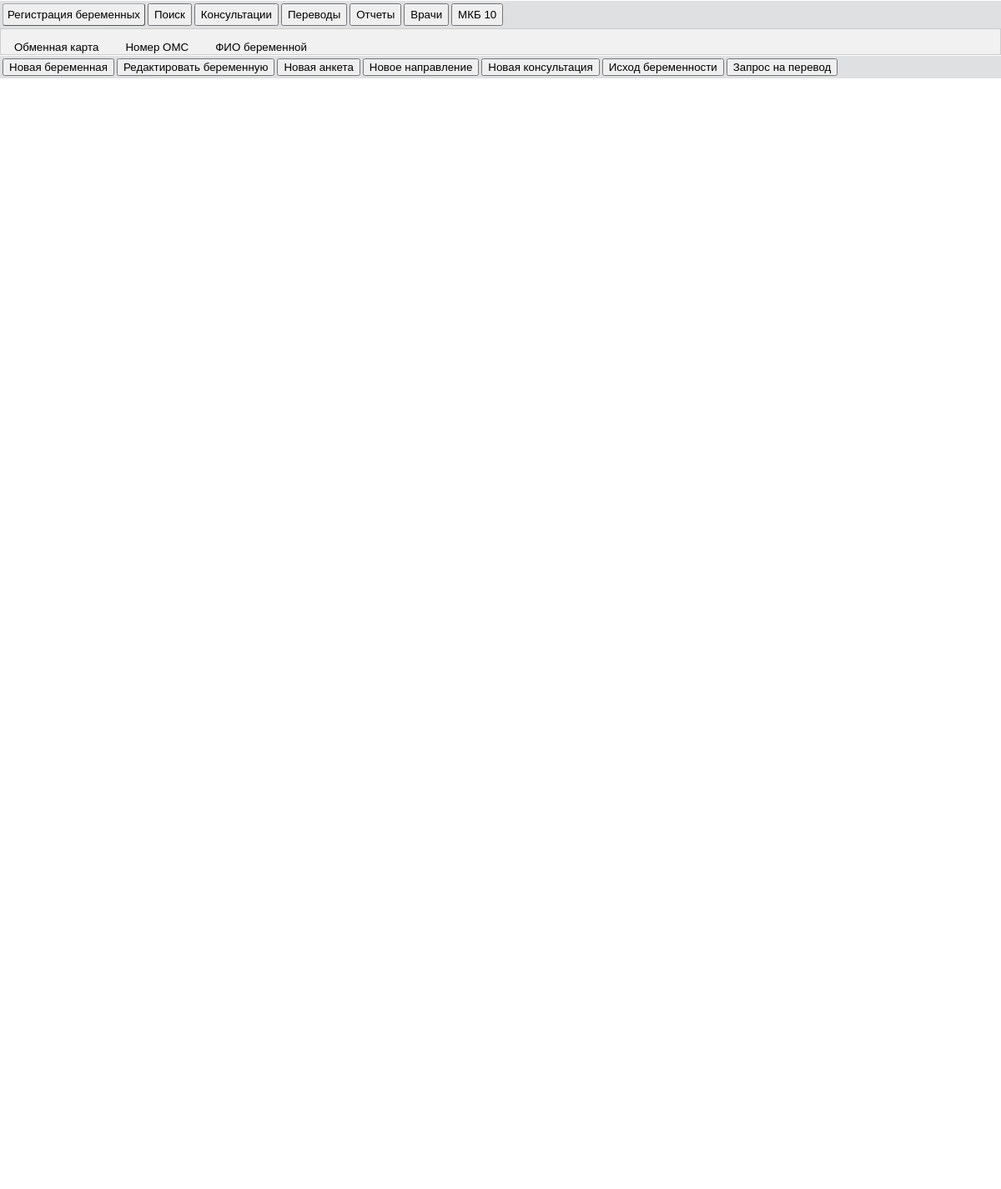
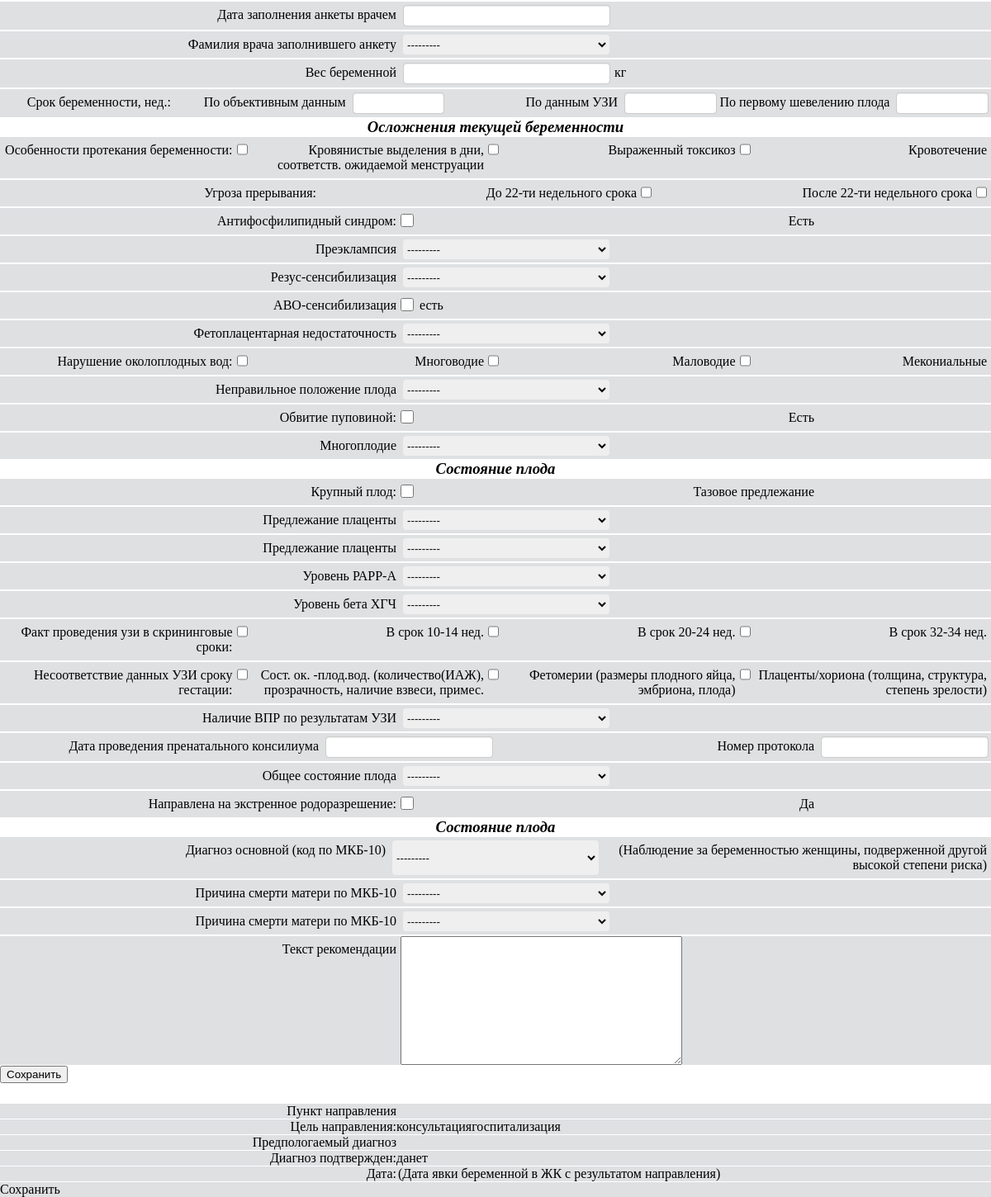
The page / on the database its author committed (2 pictures, top to bottom).
### apps/core/models.py (models this page shows)
class FetoplacentarnayaNedostatochnost(models.Model):
    class Meta:
        verbose_name = 'фетоплацентарная недостаточность'
        verbose_name_plural = 'фетоплацентарная недостаточность'
    nazvanie = models.CharField(verbose_name='Название', max_length=255, null=True, blank=True)
    def __str__(self):
        return self.nazvanie

class NepravilnoePolojeniePloda(models.Model):
    class Meta:
        verbose_name = 'Неправильное положение плода'
        verbose_name_plural = 'Неправильное положение плода'
    nazvanie = models.CharField(verbose_name='Название', max_length=255, null=True, blank=True)
    def __str__(self):
        return self.nazvanie

### apps/core/views.py (the view)
# urls.py: path('', home, name='home'),
def home(request):
    form = BeremennayaFormPart1(label_suffix='')
    beremennaya_vrednie_privichki_form = BeremennayaVredniePrivichki(label_suffix='')
    beremennaya_vrednie_factori_form = BeremennayaVrednieFactori(label_suffix='')
    beremennaya_form = BeremennayaForm(label_suffix='')
    beremennaya_infekcionnie_bolezni_form = BeremennayaInfekcionnieBolezniForm(label_suffix='')
    beremennaya_razmer_taza_form = BeremennayaRazmerTazaForm(label_suffix='')
    beremennaya_zabolevanie_vnut_form = BeremennayaZabolevanieVnutForm(label_suffix='')
    beremennayao_oslojneniya_beremennosti_form = BeremennayaOslojneniyaBeremennostiForm(label_suffix='')
    beremennayao_oslojneniya_rodov_form = BeremennayaOslojneniyaRodovForm(label_suffix='')
    beremennayao_novorojdenniy_plod_form = BeremennayaNovorojdenniyPlodForm(label_suffix='')
    beremennaya_bolezni_endokr_form = BeremennayaBolezniEndokrForm(label_suffix='')
    beremennaya_bolezni_krovi_form = BeremennayaBolezniKroviForm(label_suffix='')
    beremennaya_psih_rastroystva_form = BeremennayaPsihRastroystvaForm(label_suffix='')
    beremennaya_bolezni_ns_form = BeremennayaBolezniNsForm(label_suffix='')
    beremennaya_bolezni_sistemi_krovoob_form = BeremennayaBolezniSistemiKrovoobForm(label_suffix='')
    beremennaya_bolezni_organov_dihaniya_form = BeremennayaBolezniOrganovDihaniyaForm(label_suffix='')
    beremennaya_bolezni_organov_moch_form = BeremennayaBolezniOrganovMochForm(label_suffix='')
    beremennaya_somaticheskie_pokazateli_form = BeremennayaSomaticheskiePokazateliForm(label_suffix='')
    anketa_form = AnketaForm(label_suffix='')
    ishod_form = IshodForm(label_suffix='')
    return render(request, "home.html", {
        'form': form,
        'anketa_form': anketa_form,
        'ishod_form': ishod_form,
        'beremennaya_vrednie_privichki_form': beremennaya_vrednie_privichki_form,
        'beremennaya_vrednie_factori_form': beremennaya_vrednie_factori_form,
        'beremennaya_form': beremennaya_form,
        'beremennaya_infekcionnie_bolezni_form': beremennaya_infekcionnie_bolezni_form,
        'beremennaya_razmer_taza_form': beremennaya_razmer_taza_form,
        'beremennaya_zabolevanie_vnut_form': beremennaya_zabolevanie_vnut_form,
        'beremennayao_oslojneniya_beremennosti_form': beremennayao_oslojneniya_beremennosti_form,
        'beremennayao_oslojneniya_rodov_form': beremennayao_oslojneniya_rodov_form,
        'beremennayao_novorojdenniy_plod_form': beremennayao_novorojdenniy_plod_form,
        'beremennaya_bolezni_endokr_form': beremennaya_bolezni_endokr_form,
        'beremennaya_bolezni_krovi_form': beremennaya_bolezni_krovi_form,
        'beremennaya_psih_rastroystva_form': beremennaya_psih_rastroystva_form,
        'beremennaya_bolezni_ns_form': beremennaya_bolezni_ns_form,
        'beremennaya_bolezni_sistemi_krovoob_form': beremennaya_bolezni_sistemi_krovoob_form,
        'beremennaya_bolezni_organov_dihaniya_form': beremennaya_bolezni_organov_dihaniya_form,
        'beremennaya_bolezni_organov_moch_form': beremennaya_bolezni_organov_moch_form,
        'beremennaya_somaticheskie_pokazateli_form': beremennaya_somaticheskie_pokazateli_form,
        })

### apps/core/templates/home.html (shortened to what this page needs)
{% load static %}
<!DOCTYPE html>
<html lang="ru" style="height: 100%">
<head>
    <link rel="stylesheet" href="{% static 'core/jqwidgets-scripts/jqwidgets/styles/jqx.base.css' %}" type="text/css"/>
    <link rel="stylesheet" href="{% static 'core/jqwidgets-scripts/jqwidgets/styles/jqx.arctic.css' %}"
          type="text/css"/>
    <link rel="stylesheet" href="{% static 'core/style.css' %}">
</head>
<body>
    {% include 'partical/menu.html' %}
    {% include 'beremennya/window_beremennya.html' %}
 <div  style="height: 89%;">  {% include 'beremennya/tabliza_beremennya.html' %}</div>
    {% include 'partical/mkb10/window_mkb10.html' %}
    {% include 'partical/smenaJK/window_smenaJK.html' %}
    {% include 'partical/doctor/window_doktor.html' %}
    {% include 'beremennya/beremennaya_tabs/anketi/window_anketi.html' %}
    {% include 'beremennya/beremennaya_tabs/napravlenie/window_napravlenie.html' %}
</body>

### apps/core/templates/beremennya/beremennaya_tabs/anketi/window_anketi.html (shortened to what this page needs)
<div class="window_anketi">
    <div style="overflow: hidden" class="tab_anketi">
        <ul>
            <li></li>
        </ul>
        <div class="tab_beremennya_anketi">
            <form class="novaya_beremennaya" action="{% url 'home' %}" method="post">
                <div class="default">
                    {{ anketa_form.data_zapolneniya_anketi_vrachem.label_tag }}
                    {{ anketa_form.data_zapolneniya_anketi_vrachem }}
                </div>
                <div class="default">
                    {{ anketa_form.familiya_vracha.label_tag }}
                    {{ anketa_form.familiya_vracha }}
                </div>
                <div class="default">
                    {{ anketa_form.ves_beremennoy.label_tag }}
                    {{ anketa_form.ves_beremennoy }}
                    <div class="doptext">кг</div>
                </div>
                <div class="default">
                    <div class="text">Срок беременности, нед.:</div>
                    {{ anketa_form.srok_beremennosti_po_obektivnim_dannim.label_tag }}
                    {{ anketa_form.srok_beremennosti_po_obektivnim_dannim }}
                    {{ anketa_form.srok_beremennosti_po_dannim_uzi.label_tag }}
                    {{ anketa_form.srok_beremennosti_po_dannim_uzi }}
                    {{ anketa_form.srok_beremennosti_po_pervomu.label_tag }}
                    {{ anketa_form.srok_beremennosti_po_pervomu }}
                </div>
                <h3>Осложнения текущей беременности</h3>
                <div class="default">
                    <div class="text">Особенности протекания беременности:</div>
                    {{ anketa_form.osobennosti_protekaniya_beremennosti_krovynistie }}
                    {{ anketa_form.osobennosti_protekaniya_beremennosti_krovynistie.label_tag }}
                    {{ anketa_form.osobennosti_protekaniya_beremennosti_virazenniy_toxikoz }}
                    {{ anketa_form.osobennosti_protekaniya_beremennosti_virazenniy_toxikoz.label_tag }}
                    {{ anketa_form.osobennosti_protekaniya_beremennosti_krovotechenie }}
                    {{ anketa_form.osobennosti_protekaniya_beremennosti_krovotechenie.label_tag }}
                </div>
                <div class="default">
                    <div class="text">Угроза прерывания:</div>
                    {{ anketa_form.ugroza_prerivaniya_do_22.label_tag }}
                    {{ anketa_form.ugroza_prerivaniya_do_22 }}
                    {{ anketa_form.ugroza_prerivaniya_posle_22.label_tag }}
                    {{ anketa_form.ugroza_prerivaniya_posle_22 }}
                </div>
                <div class="default">
                    <div class="text">Антифосфилипидный синдром:</div>
                    {{ anketa_form.antifosfolipidniy_sindrom }}
                    {{ anketa_form.antifosfolipidniy_sindrom.label_tag }}
                </div>
                <div class="default">
                    {{ anketa_form.preeklampsiya.label_tag }}
                    {{ anketa_form.preeklampsiya }}
                </div>
                <div class="default">
                    {{ anketa_form.rezus_sensibilizaciya.label_tag }}
                    {{ anketa_form.rezus_sensibilizaciya }}
                </div>
                <div class="default">
                    {{ anketa_form.abo_sensibilizaciya.label_tag }}
                    {{ anketa_form.abo_sensibilizaciya }}
                    <div class="doptext">есть</div>
                </div>
                <div class="default">
                    {{ anketa_form.fetoplacentarnaya_nedostatochnost.label_tag }}
                    {{ anketa_form.fetoplacentarnaya_nedostatochnost }}
                </div>
                <div class="default">
                    <div class="text">Нарушение околоплодных вод:</div>
                    {{ anketa_form.narushenie_okoplodnih_vod_mnogovodie }}
                    {{ anketa_form.narushenie_okoplodnih_vod_mnogovodie.label_tag }}
                    {{ anketa_form.narushenie_okoplodnih_vod_malovodie }}
                    {{ anketa_form.narushenie_okoplodnih_vod_malovodie.label_tag }}
                    {{ anketa_form.narushenie_okoplodnih_vod_mekonialnie }}
                    {{ anketa_form.narushenie_okoplodnih_vod_mekonialnie.label_tag }}
                </div>
                <div class="default">
                    {{ anketa_form.nepravilnoe_polojenie_ploda.label_tag }}
                    {{ anketa_form.nepravilnoe_polojenie_ploda }}
                </div>
                <div class="default">
                    <div class="text">Обвитие пуповиной:</div>
                    {{ anketa_form.obvitie_pupovini }}
                    {{ anketa_form.obvitie_pupovini.label_tag }}
                </div>
                <div class="default">
                    {{ anketa_form.mnogoplodie.label_tag }}
                    {{ anketa_form.mnogoplodie }}
                </div>
                <h3>Состояние плода</h3>
                <div class="default">
                    <div class="text">Крупный плод:</div>
                    {{ anketa_form.krupniy_plod }}
                    {{ anketa_form.krupniy_plod.label_tag }}
                </div>
                <div class="default">
                    {{ anketa_form.predlejanie_placenti.label_tag }}
                    {{ anketa_form.predlejanie_placenti }}
                </div>
                <div class="default">
                    {{ anketa_form.predlejanie_placenti.label_tag }}
                    {{ anketa_form.predlejanie_placenti }}
                </div>
                <div class="default">
                    {{ anketa_form.uroven_papp_a.label_tag }}
                    {{ anketa_form.uroven_papp_a }}
                </div>
                <div class="default">
                    {{ anketa_form.uroven_beta_hgch.label_tag }}
                    {{ anketa_form.uroven_beta_hgch }}
                </div>
                <div class="default">
                    <div class="text">Факт проведения узи в скрининговые сроки:</div>
                    {{ anketa_form.fakt_provedeniya_uzi_10_14 }}
                    {{ anketa_form.fakt_provedeniya_uzi_10_14.label_tag }}
                    {{ anketa_form.fakt_provedeniya_uzi_20_24 }}
                    {{ anketa_form.fakt_provedeniya_uzi_20_24.label_tag }}
                    {{ anketa_form.fakt_provedeniya_uzi_32_34 }}
                    {{ anketa_form.fakt_provedeniya_uzi_32_34.label_tag }}
                </div>
                <div class="default">
                    <div class="text">Несоответствие данных УЗИ сроку гестации:</div>
                    {{ anketa_form.nesootvetstvie_dannih_uzi_soot }}
                    {{ anketa_form.nesootvetstvie_dannih_uzi_soot.label_tag }}
                    {{ anketa_form.nesootvetstvie_dannih_uzi_fetomerii }}
                    {{ anketa_form.nesootvetstvie_dannih_uzi_fetomerii.label_tag }}
                    {{ anketa_form.nesootvetstvie_dannih_uzi_placenti }}
                    {{ anketa_form.nesootvetstvie_dannih_uzi_placenti.label_tag }}
                </div>
                <div class="default">
                    {{ anketa_form.nalichie_vpr_po_rezultatam_uzi.label_tag }}
                    {{ anketa_form.nalichie_vpr_po_rezultatam_uzi }}
                </div>
                <div class="default">
                    {{ anketa_form.data_provedeniya_prenatalnogo_konsiliuma.label_tag }}
                    {{ anketa_form.data_provedeniya_prenatalnogo_konsiliuma }}
                    {{ anketa_form.nomer_protokola.label_tag }}
                    {{ anketa_form.nomer_protokola }}
                </div>
                <div class="default">
                    {{ anketa_form.obshee_sostoyanie_ploda.label_tag }}
                    {{ anketa_form.obshee_sostoyanie_ploda }}
                </div>
                <div class="default">
                    <div class="text">Направлена на экстренное родоразрешение:</div>
                    {{ anketa_form.napravlena_na_extrennoe_rodorazreshenie }}
                    {{ anketa_form.napravlena_na_extrennoe_rodorazreshenie.label_tag }}
                </div>
                <h3>Состояние плода</h3>
                <div class="default">
                    {{ anketa_form.diagnoz_osnovnoy_mkb10.label_tag }}
                    {{ anketa_form.diagnoz_osnovnoy_mkb10 }}
                    <div class="text">(Наблюдение за беременностью женщины, подверженной другой высокой степени риска)</div>
                </div>
                <div class="default">
                    {{ anketa_form.diagnoz_oslojneniya_mkb10.label_tag }}
                    {{ anketa_form.diagnoz_oslojneniya_mkb10 }}
                </div>
                <div class="default">
                    {{ anketa_form.diagnoz_soputstvuyshiy_mkb10.label_tag }}
                    {{ anketa_form.diagnoz_soputstvuyshiy_mkb10 }}
                </div>
                <div class="default">
                    {{ anketa_form.dopolnitelnie_zamechaniya_vracha.label_tag }}
                    {{ anketa_form.dopolnitelnie_zamechaniya_vracha }}
                </div>
                <button type="submit">Сохранить</button>
            </form>
        </div>
    </div>
</div>

### rows shown on the page
FetoplacentarnayaNedostatochnost: antifosfolipidniy_sindrom.label_tag "Есть", obvitie_pupovini.label_tag "Есть"
NepravilnoePolojeniePloda: krupniy_plod.label_tag "Тазовое предлежание"

### other values the page prints
{{ anketa_form.data_zapolneniya_anketi_vrachem.label_tag }} "Дата заполнения анкеты врачем"
{{ anketa_form.familiya_vracha.label_tag }} "Фамилия врача заполнившего анкету"
{{ anketa_form.ves_beremennoy.label_tag }} "Вес беременной"
{{ anketa_form.srok_beremennosti_po_obektivnim_dannim.label_tag }} "По объективным данным"
{{ anketa_form.srok_beremennosti_po_dannim_uzi.label_tag }} "По данным УЗИ"
{{ anketa_form.srok_beremennosti_po_pervomu.label_tag }} "По первому шевелению плода"
{{ anketa_form.osobennosti_protekaniya_beremennosti_krovynistie.label_tag }} "Кровянистые выделения в дни, соответств. ожидаемой менструации"
{{ anketa_form.ugroza_prerivaniya_do_22.label_tag }} "До 22-ти недельного срока"
{{ anketa_form.ugroza_prerivaniya_posle_22.label_tag }} "После 22-ти недельного срока"
{{ anketa_form.preeklampsiya.label_tag }} "Преэклампсия"
{{ anketa_form.rezus_sensibilizaciya.label_tag }} "Резус-сенсибилизация"
{{ anketa_form.abo_sensibilizaciya.label_tag }} "ABO-сенсибилизация"
{{ anketa_form.fetoplacentarnaya_nedostatochnost.label_tag }} "Фетоплацентарная недостаточность"
{{ anketa_form.narushenie_okoplodnih_vod_mnogovodie.label_tag }} "Многоводие"
{{ anketa_form.narushenie_okoplodnih_vod_malovodie.label_tag }} "Маловодие"
